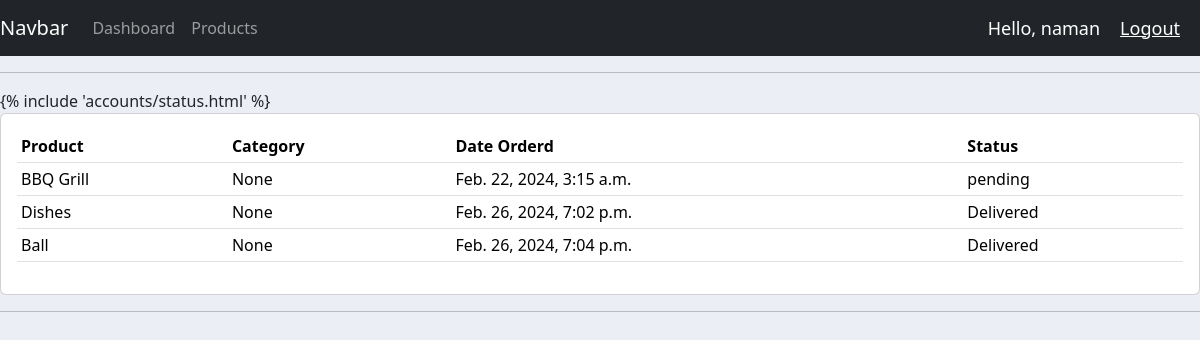
The page /user/ (signed in) on the database its author committed.
### accounts/models.py (models this page shows, shortened)
class Order(models.Model):
  STATUS = (('pending', 'pending'),
            ('Out for Delivery', 'Out for Delivery'),
            ('Delivered', 'Delivered'))
  customer = models.ForeignKey(Customer, null=True, on_delete=models.SET_NULL)
  product = models.ForeignKey(Product, null=True, on_delete=models.SET_NULL)
  date_created = models.DateTimeField(auto_now_add=True, null=True)
  status = models.CharField(max_length=200, null=True, choices=STATUS)
  note = models.CharField(max_length=1000, null=True)

class Product(models.Model):
  CATEGORY = (('indoor', 'indoor'),
              ('outdoor', 'outdoor'))
  name = models.CharField(max_length = 200, null = True)
  price = models.FloatField(null = True)
  category = models.CharField(max_length = 200, null = True, choices=CATEGORY)
  description = models.CharField(max_length=200, null = True, blank=True)
  date_created = models.DateTimeField(auto_now_add=True, null=True)
  tags = models.ManyToManyField(Tag)
  def __str__(self):
    return self.name

### accounts/views.py (the view)
# urls.py: path('user/', views.userPage, name='user'),
@login_required(login_url='login')
def userPage(request):
  orders = request.user.customer.order_set.all()
  total_orders = orders.count()
  delivered = orders.filter(status='Delivered').count()
  pending = orders.filter(status='Pending').count()
  context = {'orders': orders, 'total_orders': total_orders, 'delivered': delivered, 'pending': pending}
  return render(request, 'accounts/user.html', context)

### accounts/templates/accounts/user.html
{% extends 'accounts/main.html' %} {% block content %} {% include
'accounts/status.html' %}
<div class="row">
  <div class="col-md">
    <div class="card card-body">
      <table class="table table-sm">
        <tr>
          <th>Product</th>
          <th>Category</th>
          <th>Date Orderd</th>
          <th>Status</th>
        </tr>
        {% for order in orders%}
        <tr>
          <td>{{order.product}}</td>
          <td>{{order.note}}</td>
          <td>{{order.date_created}}</td>
          <td>{{order.status}}</td>
        </tr>
        {% endfor %}
      </table>
    </div>
  </div>
</div>
{% endblock %}

### accounts/templates/accounts/navbar.html (shortened to what this page needs)
{% load static %}
<nav class="navbar navbar-expand-lg navbar-dark bg-dark">
  <a class="navbar-brand" href="{%url 'home'%}">Navbar</a>
  <div class="collapse navbar-collapse" id="navbarNav">
    <ul class="navbar-nav">
      {% if request.user.is_staff %}
      <li class="nav-item active">
        <a class="nav-link" href="{% url 'home'%}">Dashboard</a>
      </li>
      <li class="nav-item">
        <a class="nav-link" href="{%url 'products'%}">Products</a>
      </li>
      {% else %}
      <li class="nav-item">
        <a class="nav-link" href="{% url 'account' %}">Settings</a>
      </li>
      {% endif %}
    </ul>
  </div>
  <span class="hello-msg">Hello, {{request.user}}</span>
  <span><a class="hello-msg" href="{% url 'logout' %}">Logout</a></span>
</nav>

### static/css/main.css (style rules this page uses)
body { background-color: #ebeff5; }

### accounts/templates/accounts/navbar.html (style rules this page uses)
.hello-msg { font-size: 18px; color: #fff; margin-right: 20px; }

### rows shown on the page
Order: product "BBQ Grill", note "None", date_created "Feb. 22, 2024, 3:15 a.m.", status "pending"
Order: product "Dishes", note "None", date_created "Feb. 26, 2024, 7:02 p.m.", status "Delivered"
Order: product "Ball", note "None", date_created "Feb. 26, 2024, 7:04 p.m.", status "Delivered"

### other values the page prints
{{ request.user }} "naman"
